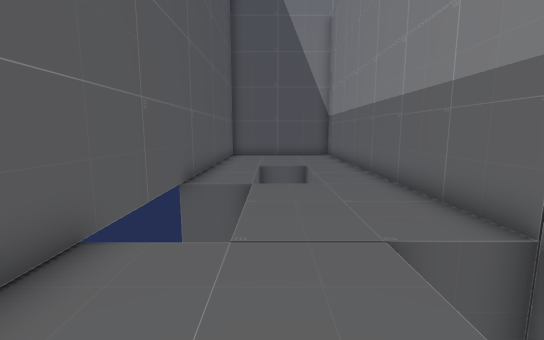
[1] (above)

16 first-person views from a walk through a Unity game level. The camera is 1.4 m above the floor, tilts 8° down and sees 90° across. The floor is counted in squares, 1 m on a side. Each view is taken from the middle of a square. On the plan, view 1 faces up. The plan holds only what a view shows up to about 13 squares ahead; the rest is blank. The place goes on beyond the plan.

[2]
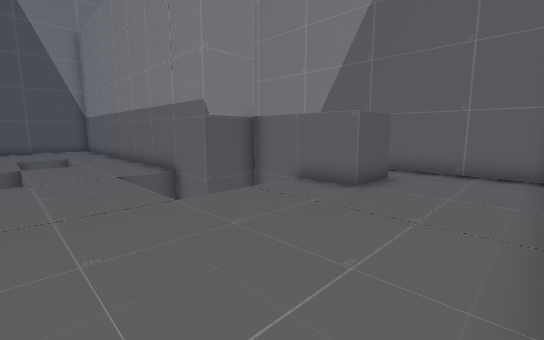

[3]
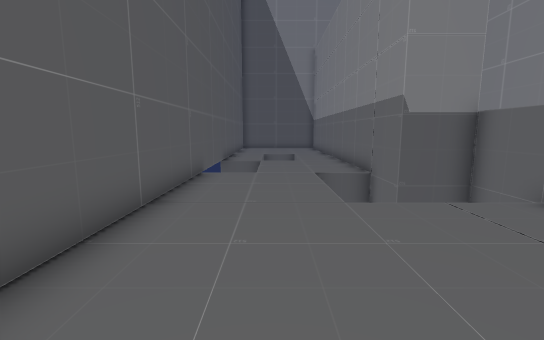

[4]
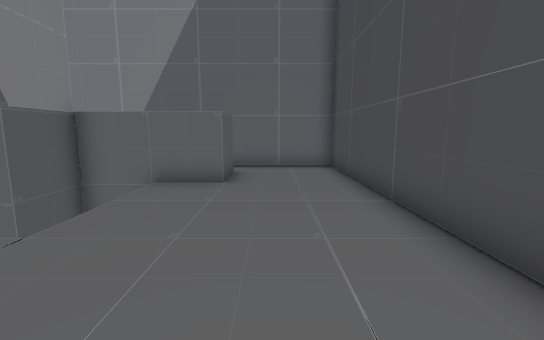

[5]
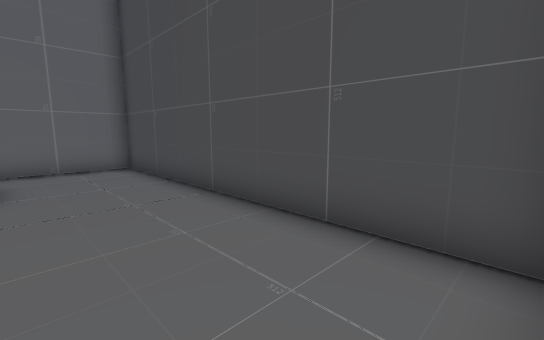

[6]
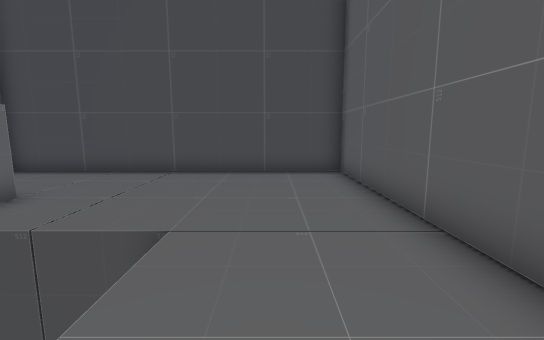

[7]
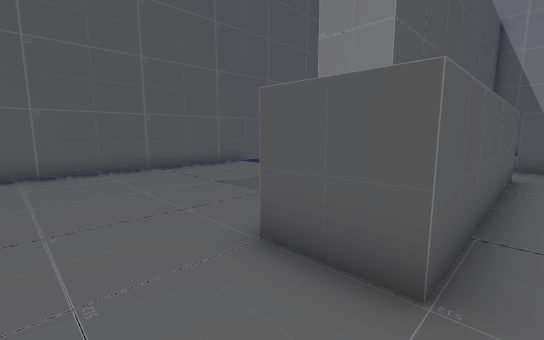

[8]
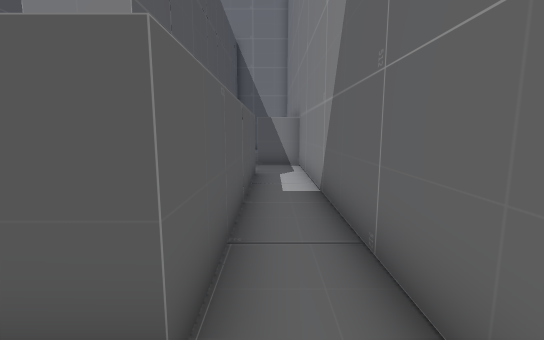

[9]
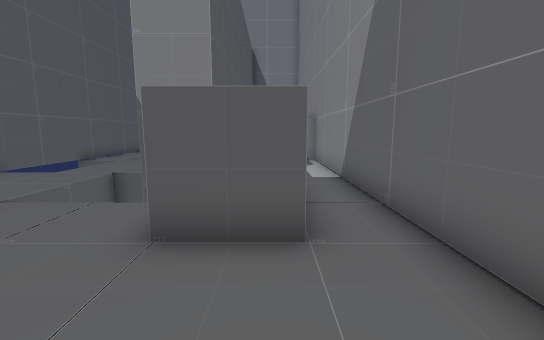

[10]
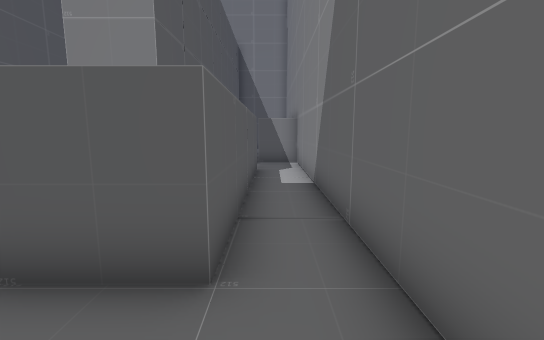

[11]
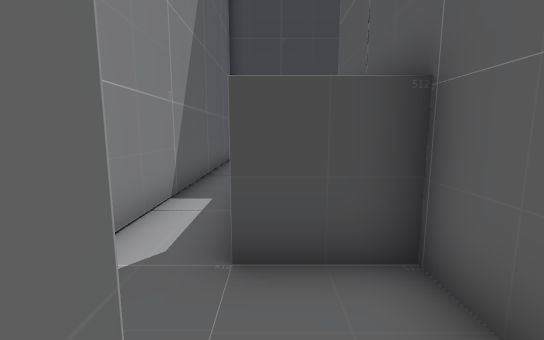

[12]
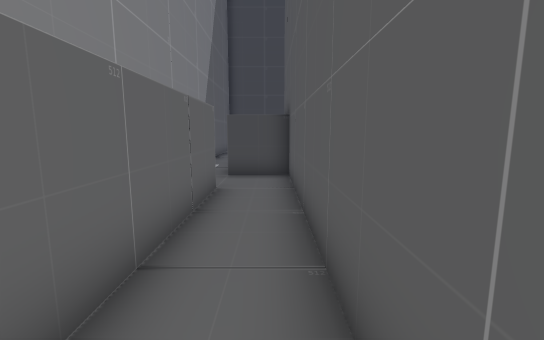

[13]
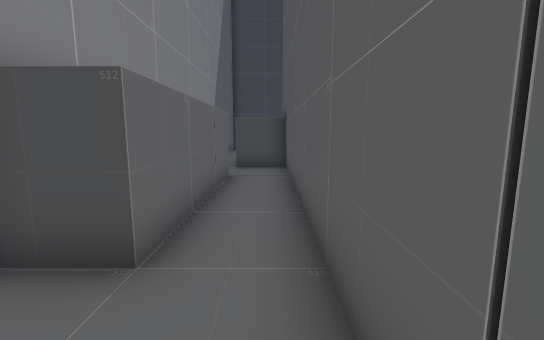

[14]
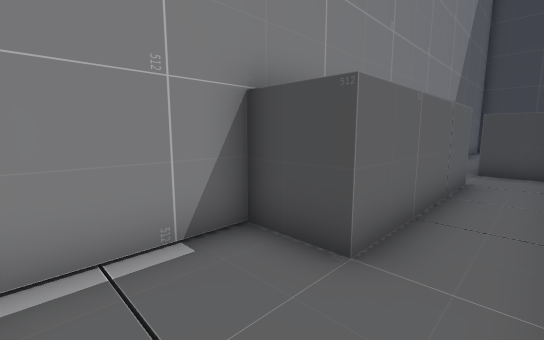

[15]
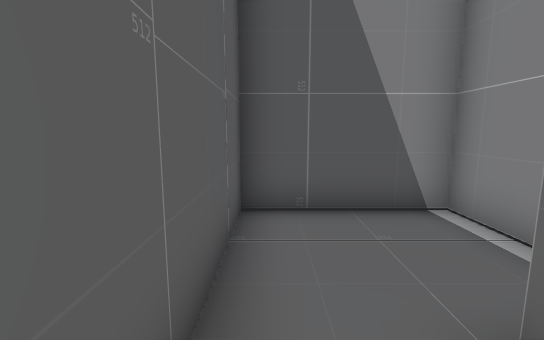

[16]
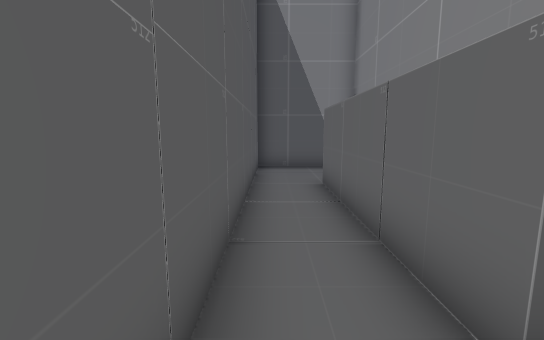

### Floor plan
Key: @ floor where view 1 was taken; # wall or solid block; . floor; v drop or lower ground.
Columns run from 3 left of view 1 to 9 right of it. Each row starts with its distance up from view 1.
 17         #####
 16         #...#
 15         #...#
 14         #...#
 13 #......##..##
 12 #......##..#
 11 #..  ..##..#
 10 #..  ..##..#
  9 #..  ..##..#
  8 #..  ..##..#
  7 #vv....##..##
  6 #vv....##...#
  5 #vv....####.#
  4 #v ....#  #.#
  3 #....vv#  #.#
  2 #.... ##  #.#
  1 #.... #####.#
  0 #..@.   v##.#
 -1 #........##.#
 -2 #........##.#
 -3 #........##.#
 -4 #...........#
 -5 #...........#
 -6 #...........#
 -7 #############

Positions as (right, up) in squares from view 1, and headings:
1: (0, 0), facing up
2: (-1, -6), facing up-right
3: (0, -6), facing up
4: (-2, -4), facing right
5: (-2, -3), facing down-right
6: (0, 3), facing down
7: (8, -5), facing up-left
8: (8, -4), facing up
9: (7, -6), facing up
10: (8, -5), facing up
11: (7, 8), facing down
12: (6, 14), facing down
13: (6, 16), facing down
14: (6, 16), facing down-right
15: (6, 12), facing up
16: (6, 6), facing up
